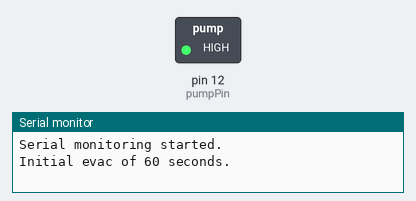
A sketch run on a simulated Arduino Uno, built with avr-gcc and run on an emulated ATmega328P. Shown: switched loads named in the sketch (green lamp = pin HIGH), the last lines printed to the serial monitor.

Above: at 2.1 s.
At 62.1 s:
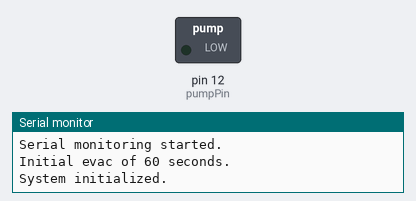
Timing chart, 0 to 63.6 s (numbered marks = the images above):
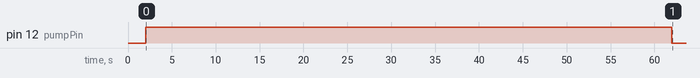

The sketch:

Ballet_PumpController.ino
```cpp
//Arduino controller for bubble fluid evacuation of Ballet of the Final Anthozoans, 2021
//by Adam Hutz, 2021

/*
 * The goal of this code is to regularly drain a receptical designed to catch bubble liquid
 * falling off a bubble wand. The challenge here is that the liquid must be drained over a wall,
 * meaning we can't rely on gravity alone. Monitoring the level of liquid directly would also
 * be difficult, so this system simply runs an extraction pump for a certain number of seconds
 * periodically--either several times per day or more likely several times per week. We'll start
 * with once every two hours and dial it back if that seems like way too much.
 *
 * The "reset" button on the Arduino causes an "initialization evacuation" of fluids, meaning
 * that it can be used in an emergency or convenience situation to empty the vessel.
 */

const byte pumpPin = 12;
//const int potPin = 0;
//int potValue = 0;

unsigned long previousMillis = 0;

// The minimum amount of pump active time that will evacuate the collection chamber fully.
unsigned long evacTime = 60000; // Set at 60 seconds. It seems to process about 3oz bubble fluid every 60s.
unsigned long pumpInterval = 7200000; //pump evacuates chamber once every two hours (in milliseconds). This number can be tuned to make evacs more frequent.

bool pumpStatus = 0;
bool intervalStatus = 0;

void setup() {
  //startup delay
  delay(2000);
  Serial.begin(9600);
  Serial.println("Serial monitoring started.");

  pinMode(pumpPin, OUTPUT);
  //  pinMode(potPin, INPUT);

  Serial.print("Initial evac of ");
  Serial.print(evacTime / 1000);
  Serial.println(" seconds.");
  // Initialize. This makes the "reset" button on the Arduino (or unplugging, plugging in) an emergency pump button.
  digitalWrite(pumpPin, HIGH);
  delay(evacTime);
  digitalWrite(pumpPin, LOW);
  intervalStatus = 1;
  Serial.println("System initialized.");
}

void loop() {
  unsigned long currentMillis = millis();
  //  potValue = analogRead(potPin);
  //  Serial.print("Pot value = ");
  //  Serial.println(potValue);
  //  pumpInterval = map(potValue, 0, 1024, minInterval, maxInterval);
  //  Serial.print("Pump interval (milliseconds) = ");
  //  Serial.println(pumpInterval);

//  Serial.print("Current millis|previous millis|Next evac in _ minutes = ");
//  Serial.print(currentMillis);
//  Serial.print("|");
//  Serial.print(previousMillis);
//  Serial.print("|");
//  Serial.println(round((pumpInterval-(currentMillis - previousMillis))/60000));
  //Serial.println(pumpInterval);

  //  Serial.print("|");
  //  Serial.println(pumpInterval);

  if (intervalStatus == 1 && currentMillis - previousMillis >= pumpInterval) {
//    Serial.println("Pump interval exceeded; starting to pump.");
    digitalWrite(pumpPin, HIGH);
    previousMillis = currentMillis;
    intervalStatus = 0;
    pumpStatus = 1;
  };

  if (pumpStatus == 1 && currentMillis - previousMillis >= evacTime) {
//    Serial.println("Pump evacuation time exceeded; stopping pump, starting interval.");
    digitalWrite(pumpPin, LOW);
    previousMillis = currentMillis;
    pumpStatus = 0;
    intervalStatus = 1;
  };
}
```
